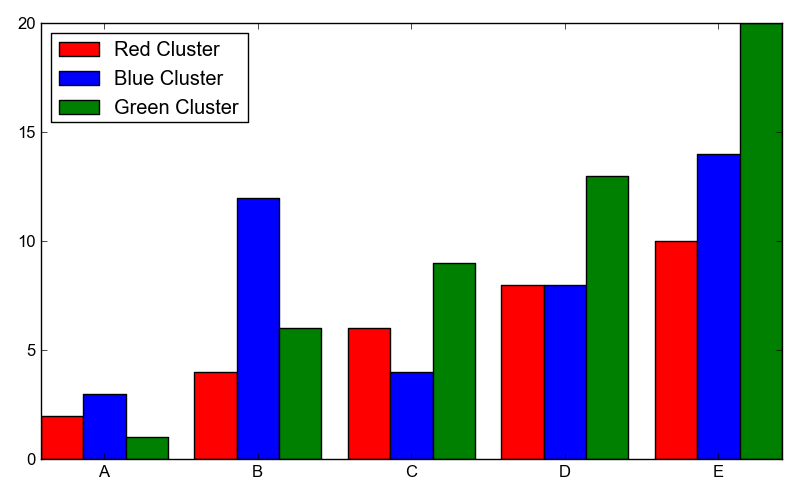

The script that saved this image:
bar1 = Bar()
bar1.xValues = range(5)
bar1.yValues = [2, 4, 6, 8, 10]
bar1.color = "red"
bar1.label = "Red Cluster"

bar2 = Bar()
bar2.xValues = range(5)
bar2.yValues = [3, 12, 4, 8, 14]
bar2.color = "blue"
bar2.label = "Blue Cluster"

bar3 = Bar()
bar3.xValues = range(5)
bar3.yValues = [1, 6, 9, 13, 20]
bar3.color = "green"
bar3.label = "Green Cluster"

clusteredBars = ClusteredBars()

clusteredBars.add(bar1)
clusteredBars.add(bar2)
clusteredBars.add(bar3)
clusteredBars.spacing = 0.5

clusteredBars.xTickLabels = ["A", "B", "C", "D", "E"]

plot = Plot()
plot.add(clusteredBars)
plot.hasLegend()

plot.save("clusteredbars.png")
